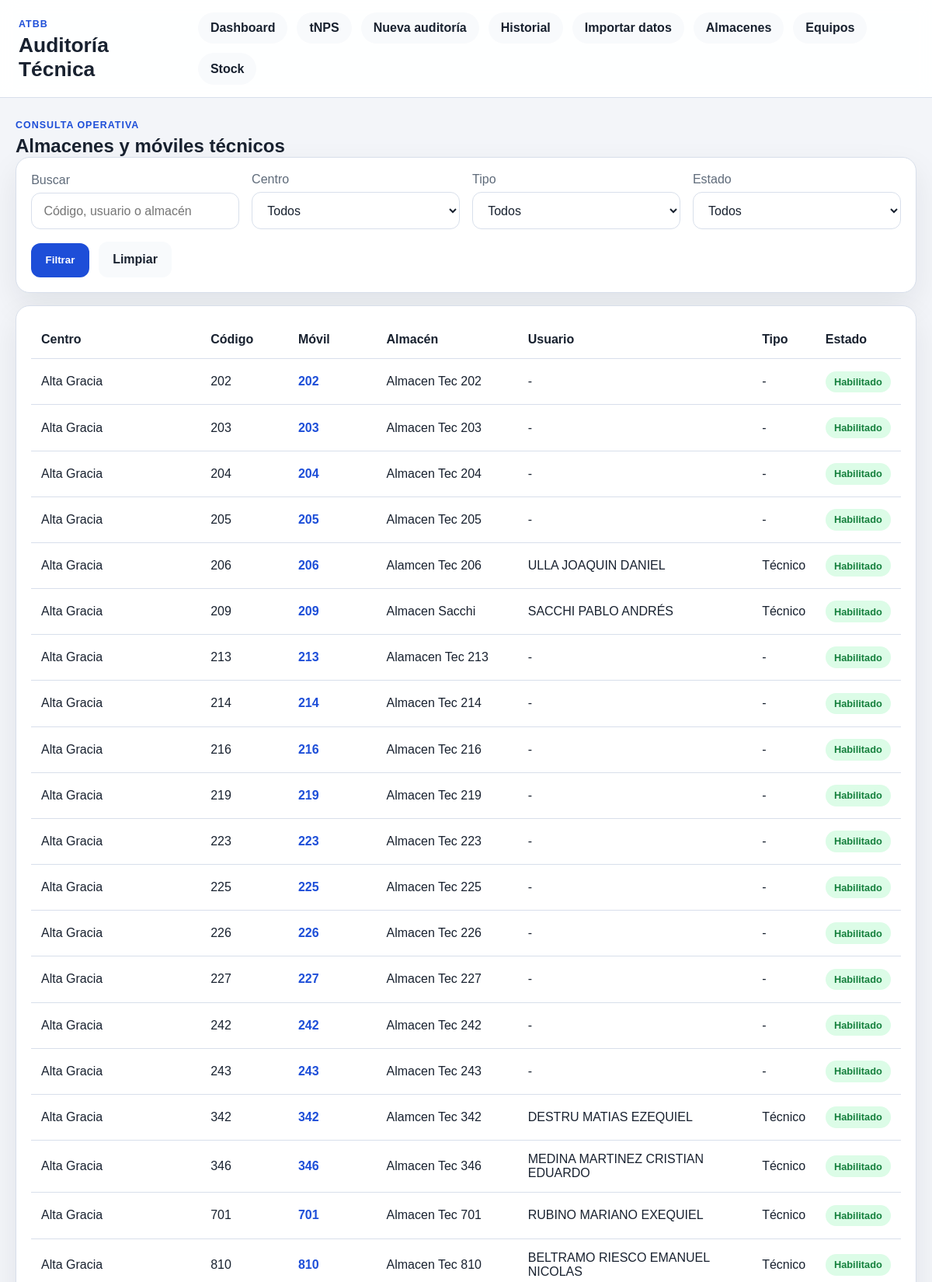
The page /storage-locations (upper part) on the database its author committed.
### tables this page shows
CREATE TABLE storage_locations (
            id INTEGER PRIMARY KEY AUTOINCREMENT,
            mobile_unit_id INTEGER NOT NULL,
            center_name TEXT NOT NULL,
            warehouse_code TEXT NOT NULL,
            warehouse_name TEXT NOT NULL,
            warehouse_type TEXT,
            user_name TEXT,
            is_enabled INTEGER NOT NULL DEFAULT 1,
            UNIQUE(center_name, warehouse_code),
            FOREIGN KEY (mobile_unit_id) REFERENCES mobile_units (id)
        );

CREATE TABLE mobile_units (
            id INTEGER PRIMARY KEY AUTOINCREMENT,
            mobile_code TEXT NOT NULL UNIQUE,
            technician_id INTEGER,
            notes TEXT, user_name TEXT, warehouse_description TEXT, warehouse_type TEXT, is_enabled INTEGER NOT NULL DEFAULT 1,
            FOREIGN KEY (technician_id) REFERENCES technicians (id)
        );

### app/routes.py (the view)
@main.route("/storage-locations")
def storage_locations():
    filters = {
        "q": request.args.get("q", "").strip(),
        "center": request.args.get("center", "").strip(),
        "warehouse_type": request.args.get("warehouse_type", "").strip(),
        "enabled": request.args.get("enabled", "").strip(),
    }
    rows = fetch_storage_locations(filters)
    return render_template(
        "storage_locations.html",
        rows=rows,
        filters=filters,
        centers=fetch_distinct_storage_centers(),
        warehouse_types=fetch_distinct_warehouse_types(),
    )

### app/models.py (called while the page is built)
def get_db():
    if "db_conn" not in g:
        connection = sqlite3.connect(current_app.config["DATABASE_PATH"])
        connection.row_factory = sqlite3.Row
        g.db_conn = connection
    return g.db_conn

def fetch_distinct_storage_centers():
    rows = get_db().execute(
        "SELECT DISTINCT center_name FROM storage_locations ORDER BY center_name ASC"
    ).fetchall()
    return [row["center_name"] for row in rows]

def fetch_distinct_warehouse_types():
    rows = get_db().execute(
        """
        SELECT DISTINCT warehouse_type
        FROM storage_locations
        WHERE warehouse_type IS NOT NULL AND warehouse_type != ''
        ORDER BY warehouse_type ASC
        """
    ).fetchall()
    return [row["warehouse_type"] for row in rows]

### app/templates/storage_locations.html (shortened to what this page needs)
{% extends "base.html" %}
{% block content %}
<section class="section-heading">
    <div>
        <p class="eyebrow">Consulta operativa</p>
        <h2>Almacenes y móviles técnicos</h2>
    </div>
</section>
<section class="card filter-card">
    <form method="get" class="filter-grid">
        <label>
            <span>Buscar</span>
            <input type="text" name="q" value="{{ filters['q'] }}" placeholder="Código, usuario o almacén">
        </label>
        <label>
            <span>Centro</span>
            <select name="center">
                <option value="">Todos</option>
            </select>
        </label>
        <label>
            <span>Tipo</span>
            <select name="warehouse_type">
                <option value="">Todos</option>
            </select>
        </label>
        <label>
            <span>Estado</span>
            <select name="enabled">
                <option value="">Todos</option>
            </select>
        </label>
        <div class="filter-actions">
            <button class="button button-primary" type="submit">Filtrar</button>
            <a class="button button-secondary" href="{{ url_for('main.storage_locations') }}">Limpiar</a>
        </div>
    </form>
</section>
<section class="card table-card">
    {% if rows %}
        <div class="table-wrap">
            <table>
                <thead>
                    <tr>
                        <th>Centro</th>
                        <th>Código</th>
                        <th>Móvil</th>
                        <th>Almacén</th>
                        <th>Usuario</th>
                        <th>Tipo</th>
                        <th>Estado</th>
                    </tr>
                </thead>
                <tbody>
                    {% for row in rows %}
                        <tr>
                            <td>{{ row["center_name"] }}</td>
                            <td>{{ row["warehouse_code"] }}</td>
                            <td><a class="table-link" href="{{ url_for('main.mobile_detail', mobile_code=row['mobile_code']) }}">{{ row["mobile_code"] }}</a></td>
                            <td>{{ row["warehouse_name"] }}</td>
                            <td>{{ row["user_name"] or "-" }}</td>
                            <td>{{ row["warehouse_type"] or "-" }}</td>
                            <td>
                                <span class="badge {% if row['is_enabled'] %}badge-aprobada{% else %}badge-rechazada{% endif %}">
                                    {% if row["is_enabled"] %}Habilitado{% else %}Inhabilitado{% endif %}
                                </span>
                            </td>
                        </tr>
                    {% endfor %}
                </tbody>
            </table>
        </div>
    {% else %}
        <p class="empty-state">No hay almacenes que coincidan con el filtro.</p>
    {% endif %}
</section>
{% endblock %}

### app/static/css/main.css (style rules this page uses)
:root { --bg: #f3f5f9; --surface: #ffffff; --surface-alt: #f8fafc; --border: #d8dfeb; --text: #18212f; --muted: #5f6b7a; --primary: #1d4ed8; --primary-soft: #dbeafe; --danger: #dc2626; --danger-soft: #fee2e2; --success: #15803d; --success-soft: #dcfce7; --warning: #b45309; --warning-soft: #fef3c7; --shadow: 0 16px 40px rgba(15, 23, 42, 0.08); --radius: 18px; }
* { box-sizing: border-box; }
body { margin: 0; font-family: Arial, Helvetica, sans-serif; background: var(--bg); color: var(--text); }
a { color: inherit; text-decoration: none; }
.brand h1, .hero h2, .section-heading h2, .section-heading h3 { margin: 0; }
.brand-kicker, .eyebrow { display: inline-block; margin-bottom: 0.35rem; font-size: 0.78rem; font-weight: 700; letter-spacing: 0.08em; text-transform: uppercase; color: var(--primary); }
.hero, .card, .section-heading { display: flex; align-items: center; justify-content: space-between; gap: 1rem; }
.hero, .card { padding: 1.2rem; border: 1px solid var(--border); border-radius: var(--radius); background: var(--surface); box-shadow: var(--shadow); }
.hero-copy, .empty-state, .audit-item p, label span, small { color: var(--muted); }
.button { display: inline-flex; align-items: center; justify-content: center; min-height: 44px; padding: 0.85rem 1.15rem; border: 0; border-radius: 12px; font-weight: 700; cursor: pointer; }
.button-primary { background: var(--primary); color: #ffffff; }
.button-secondary { background: var(--surface-alt); color: var(--text); }
.badge, .weight-chip, .critical-chip { display: inline-flex; align-items: center; justify-content: center; padding: 0.4rem 0.7rem; border-radius: 999px; font-size: 0.8rem; font-weight: 700; }
.badge-aprobada { background: var(--success-soft); color: var(--success); }
label { display: grid; gap: 0.45rem; }
input[type="text"], input[type="date"], select, textarea { width: 100%; padding: 0.85rem 0.95rem; border: 1px solid var(--border); border-radius: 12px; background: #ffffff; font: inherit; color: var(--text); }
.table-card { display: block; }
.table-wrap { overflow-x: auto; }
table { width: 100%; border-collapse: collapse; }
th, td { padding: 0.95rem 0.8rem; border-bottom: 1px solid var(--border); text-align: left; }
.filter-card { display: block; margin-bottom: 1rem; }
.filter-grid { display: grid; gap: 1rem; }
.filter-actions { display: flex; gap: 0.75rem; flex-wrap: wrap; align-items: end; }
.table-link { color: var(--primary); font-weight: 700; }
@media (min-width: 768px) { .filter-grid { grid-template-columns: repeat(4, minmax(0, 1fr)); align-items: end; } }

### rows shown on the page
storage_locations: center_name "Alta Gracia", warehouse_code "202", mobile_code "202", warehouse_name "Almacen Tec 202", row "-", is_enabled "Habilitado"
storage_locations: center_name "Alta Gracia", warehouse_code "203", mobile_code "203", warehouse_name "Almacen Tec 203", row "-", is_enabled "Habilitado"
storage_locations: center_name "Alta Gracia", warehouse_code "204", mobile_code "204", warehouse_name "Almacen Tec 204", row "-", is_enabled "Habilitado"
storage_locations: center_name "Alta Gracia", warehouse_code "205", mobile_code "205", warehouse_name "Almacen Tec 205", row "-", is_enabled "Habilitado"
storage_locations: center_name "Alta Gracia", warehouse_code "206", mobile_code "206", warehouse_name "Alamcen Tec 206", user_name "ULLA JOAQUIN DANIEL", warehouse_type "Técnico", is_enabled "Habilitado"
storage_locations: center_name "Alta Gracia", warehouse_code "209", mobile_code "209", warehouse_name "Almacen Sacchi", user_name "SACCHI PABLO ANDRÉS", warehouse_type "Técnico", is_enabled "Habilitado"
storage_locations: center_name "Alta Gracia", warehouse_code "213", mobile_code "213", warehouse_name "Alamacen Tec 213", row "-", is_enabled "Habilitado"
storage_locations: center_name "Alta Gracia", warehouse_code "214", mobile_code "214", warehouse_name "Almacen Tec 214", row "-", is_enabled "Habilitado"
storage_locations: center_name "Alta Gracia", warehouse_code "216", mobile_code "216", warehouse_name "Almacen Tec 216", row "-", is_enabled "Habilitado"
storage_locations: center_name "Alta Gracia", warehouse_code "219", mobile_code "219", warehouse_name "Almacen Tec 219", row "-", is_enabled "Habilitado"
storage_locations: center_name "Alta Gracia", warehouse_code "223", mobile_code "223", warehouse_name "Almacen Tec 223", row "-", is_enabled "Habilitado"
storage_locations: center_name "Alta Gracia", warehouse_code "225", mobile_code "225", warehouse_name "Almacen Tec 225", row "-", is_enabled "Habilitado"
storage_locations: center_name "Alta Gracia", warehouse_code "226", mobile_code "226", warehouse_name "Almacen Tec 226", row "-", is_enabled "Habilitado"
storage_locations: center_name "Alta Gracia", warehouse_code "227", mobile_code "227", warehouse_name "Almacen Tec 227", row "-", is_enabled "Habilitado"
storage_locations: center_name "Alta Gracia", warehouse_code "242", mobile_code "242", warehouse_name "Almacen Tec 242", row "-", is_enabled "Habilitado"
storage_locations: center_name "Alta Gracia", warehouse_code "243", mobile_code "243", warehouse_name "Almacen Tec 243", row "-", is_enabled "Habilitado"
storage_locations: center_name "Alta Gracia", warehouse_code "342", mobile_code "342", warehouse_name "Alamcen Tec 342", user_name "DESTRU MATIAS EZEQUIEL", warehouse_type "Técnico", is_enabled "Habilitado"
storage_locations: center_name "Alta Gracia", warehouse_code "346", mobile_code "346", warehouse_name "Almacen Tec 346", user_name "MEDINA MARTINEZ CRISTIAN EDUARDO", warehouse_type "Técnico", is_enabled "Habilitado"
storage_locations: center_name "Alta Gracia", warehouse_code "701", mobile_code "701", warehouse_name "Almacen Tec 701", user_name "RUBINO MARIANO EXEQUIEL", warehouse_type "Técnico", is_enabled "Habilitado"
storage_locations: center_name "Alta Gracia", warehouse_code "810", mobile_code "810", warehouse_name "Almacen Tec 810", user_name "BELTRAMO RIESCO EMANUEL NICOLAS", warehouse_type "Técnico", is_enabled "Habilitado"
